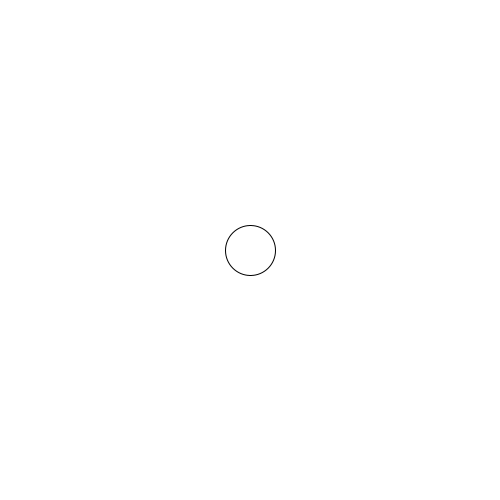
Frame 1 (no input)
Frame 60 (the mouse pressed at the canvas centre just before this capture): identical to frame 1, image omitted
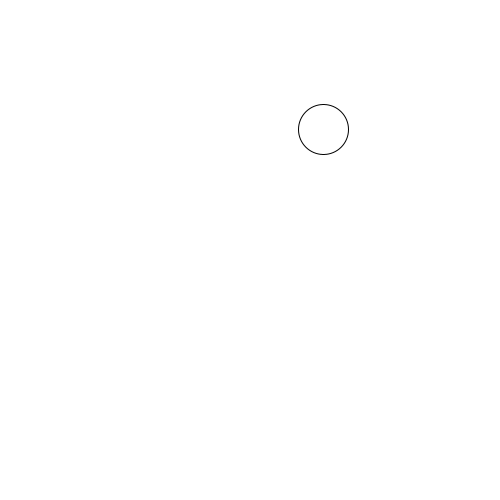
Frame 120 (the mouse held since frame 60 and released just before this capture)

The Processing sketch that drew these frames (run headless with seeded random() and noise(); from frame 60 on, the mouse is pressed at the canvas centre):

// Processing sketch: slippery_dot
// ── slippery_dot.pde

 // Make a slippery dot. When you click on the dot it will slide to a new location.
 
 
 // 1. Create three integer variables to represent the x, y, and the size of the ellipse
       int XP=250;
       int YP=250;
       int ES=50;
    void setup() {
      // 2. Set the size of your sketch
    size(500,500);
    }
    
    void draw() {
    
      // 3. Set the background color of your sketch
      background(255,255,255);
      // 4. Draw an ellipse using the variables created at the top of the sketch for the location and size of your ellipse. 
      //    Make sure it fits in the window. Change the variables if it does not.
    ellipse(XP,YP,ES,ES);
    
    }
    
    /******** This method gets called automatically when you press the mouse ************/
    void mousePressed() {
      //5. Create an integer variable called distance
      int distance;
      
      //6. The getDistanceFromMouse() method below returns a number.
      //   Set the value of your distance variable to the value returned by the getDistance method
      //   You will need to pass the x and y location of your ellipse to this method
         distance = getDistanceFromMouse(XP,YP);
      //7.  Use an if statement to check if your distance variable is < the radius of the ellipse
      //    If it is, make a new x AND y for the ellipse, for a new random location on the window
      //    Hint: Use code like this      x = (int) random(width);
       if (distance<ES/2){
         XP = (int) random(width);
         YP = (int) random(height);
       }
      
    }
    
    /********  This method gives you the number of pixels between the mouse and the x,y point ***********/
    int getDistanceFromMouse(int x, int y) {
      return (int)Math.sqrt(Math.pow((mouseX-x),2) + Math.pow((mouseY-y),2));
    }
